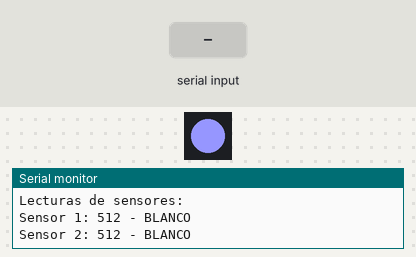
A sketch run on a simulated Arduino Uno, built with avr-gcc and run on an emulated ATmega328P. Shown: 1 RGB LEDs in strip order, left to right, the last lines printed to the serial monitor. The inputs (shaded band) are chosen by the test bench.

Above: at 2.2 s.
2.3 s: "STOP\n" received over Serial
At 5.8 s:
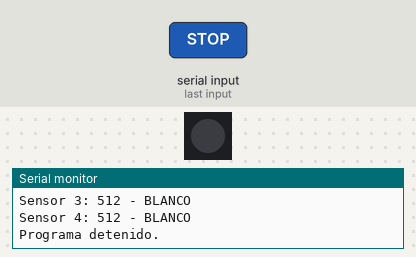
Timing chart, 0 to 7.3 s (numbered marks = the images above; inputs shaded):
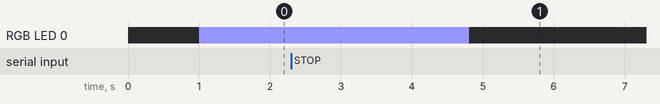

Measured:
- after the input at 2.3 s, RGB LED 0: RGB(150, 150, 255) → off after 2.5 s

The sketch:

PruebaIR.ino
```cpp
#include <Adafruit_NeoPixel.h>

// Pines analógicos conectados a los sensores infrarrojos
const int sen1 = 36;
const int sen2 = 39;
const int sen3 = 34;
const int sen4 = 35;

// Arreglo para facilitar el manejo de los sensores
int sensores[] = {sen1, sen2, sen3, sen4};

// Valor umbral para diferenciar entre blanco y negro
const int valor_critico = 1000;

// Configuración del NeoPixel
#define LED_PIN     2       // Pin al que está conectado el NeoPixel
#define NUM_LEDS    1       // Número de LEDs (solo uno en este caso)

Adafruit_NeoPixel strip(NUM_LEDS, LED_PIN, NEO_GRB + NEO_KHZ800);

// Variable para detener el programa si el usuario escribe "STOP"
bool detenido = false;

void setup() {
  Serial.begin(115200);  // Inicia la comunicación serial
  delay(1000);         // Breve pausa para estabilidad

  strip.begin();       // Inicializa el LED NeoPixel
  strip.show();        // Apaga el LED al inicio

  Serial.println("Escribe STOP para detener el programa.");
}

void loop() {
  // Si el programa está detenido, no hace nada
  if (detenido) {
    return;
  }

  // Revisa si el usuario ha escrito algo por el monitor serial
  if (Serial.available()) {
    String comando = Serial.readStringUntil('\n');  // Lee el texto hasta un salto de línea
    comando.trim();  // Elimina espacios innecesarios

    if (comando.equalsIgnoreCase("STOP")) {
      Serial.println("Programa detenido.");
      strip.setPixelColor(0, 0, 0, 0);  // Apaga el LED
      strip.show();                     // Actualiza el LED
      detenido = true;                 // Cambia el estado para detener el loop
      return;
    }
  }

  // Arreglo para guardar las lecturas (no se usa mucho en este caso, pero es útil si luego lo necesitas)
  int estado_sensores[4];

  Serial.println("Lecturas de sensores:");

  // Lee cada sensor uno por uno
  for (int i = 0; i < 4; i++) {
    int lectura = analogRead(sensores[i]);  // Lee el valor analógico
    estado_sensores[i] = lectura;           // Guarda la lectura (opcional)

    // Imprime la lectura por serial
    Serial.print("Sensor ");
    Serial.print(i + 1);
    Serial.print(": ");
    Serial.print(lectura);
    Serial.print(" - ");

    // Si la lectura es mayor al umbral, se interpreta como NEGRO
    if (lectura > valor_critico) {
      Serial.println("NEGRO");
      strip.setPixelColor(0, strip.Color(255, 0, 0));        // Rojo para negro
    } else {
      Serial.println("BLANCO");
      strip.setPixelColor(0, strip.Color(150, 150, 255));    // Azul claro para blanco
    }

    strip.show();   // Muestra el color en el LED
    delay(700);     // Espera un poco para que el color sea visible
  }

  Serial.println();  // Línea en blanco para separar ciclos
  delay(1000);       // Espera antes de la próxima ronda de lectura
}
```
